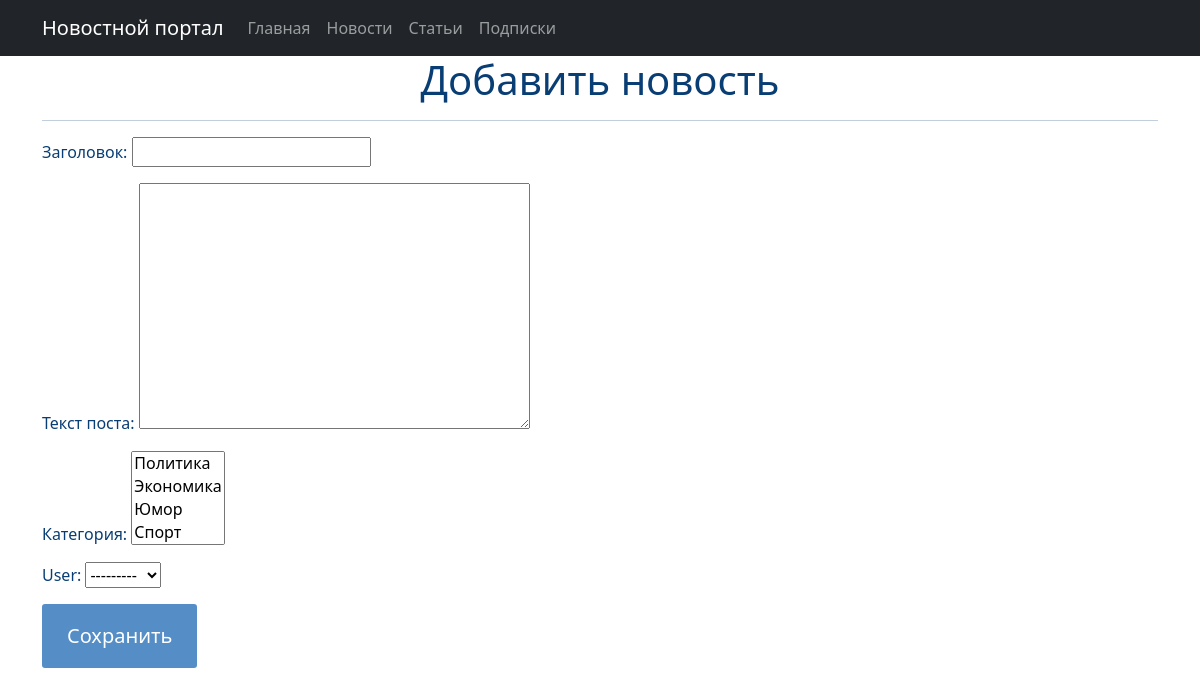
Screenshot of /news/create/ (signed in) with the database file from the repository.
### news/models.py (models this page shows)
class Category(models.Model):
    category = models.CharField(max_length=100, default='article', unique=True)
    subscribers = models.ManyToManyField(User, blank=True, null=True, related_name='categories')
    def __str__(self):
        return f'{self.category}'

class Author(models.Model):
    user = models.OneToOneField(User, on_delete=models.CASCADE)
    rating = models.SmallIntegerField(default=0)
    def __str__(self):
        return f'{self.user}'

### news/views.py (the view, shortened to what this page needs)
# urls.py: path('news/create/', NewCreate.as_view(), name='news_create'),
class NewCreate(PermissionRequiredMixin, CreateView):
    permission_required = ('news.add_product',)
    form_class = NewForm
    model = Post
    template_name = 'new_edit.html'

### news/forms.py
class NewForm(forms.ModelForm):
    text = forms.CharField(label="Текст поста", min_length=100, widget=forms.Textarea)
    category = forms.ModelMultipleChoiceField(queryset=Category.objects.all(), label='Категория')
    class Meta:
        model = Post
        fields = ['title', 'text', 'category', 'user']
        labels = {
            'title': 'Заголовок',
        }

### templates/new_edit.html (shortened to what this page needs)
{% extends 'flatpages/default.html' %}
{% block content %}
<h1>Добавить новость</h1>
<hr>
<div class="form-container left-aligned">
    <form action="" method="post">
        {{ form.as_p }}
        <div class="button-container">
            <input type="submit" class="btn" value="Сохранить"/>
        </div>
    </form>
</div>
{% endblock content %}

### templates/flatpages/default.html (style rules this page uses)
.btn { display: inline-block; background: #558DC6; color: #fff; padding: 1rem 1.5rem; text-decoration: none; border-radius: 3px; font-size: 20px; }
.left-aligned { text-align: left; margin-left: 0; }

### rows the page displays
Category: category "Политика / Экономика / Юмор / Спорт"
Author: user "---------"
